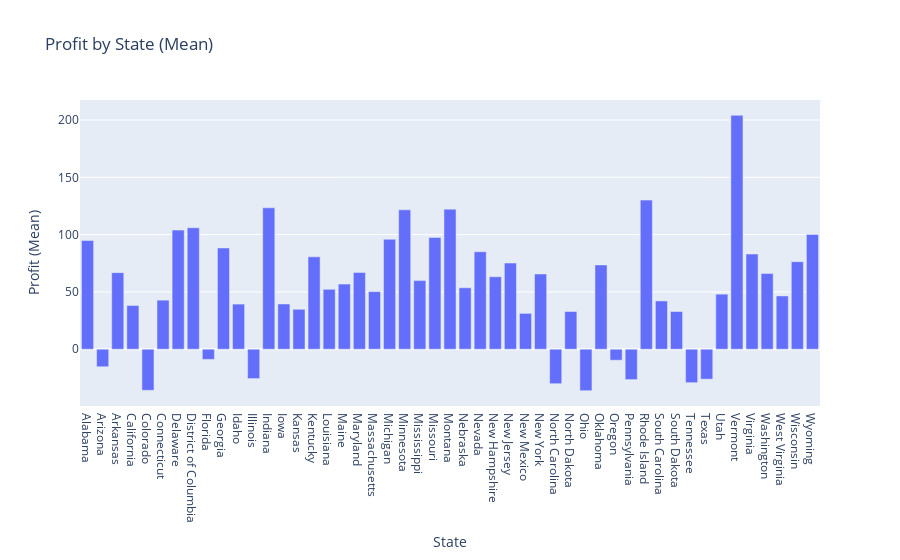

Notebook source saved alongside this figure:
### Code cell
# <<--- Profit by State --->>

if isinstance(df, (pd.DatetimeIndex, pd.MultiIndex)):
	df = df.to_frame(index=False)

# remove any pre-existing indices for ease of use in the D-Tale code, but this is not required
df = df.reset_index().drop('index', axis=1, errors='ignore')
df.columns = [str(c) for c in df.columns]  # update columns to strings in case they are numbers

chart_data = pd.concat([
	df['State'],
	df['Profit'],
], axis=1)
chart_data = chart_data.sort_values(['State'])
chart_data = chart_data.rename(columns={'State': 'x'})
chart_data = chart_data.groupby(['x'])[['Profit']].mean().reset_index()
chart_data = chart_data.dropna()

import plotly.graph_objs as go

charts = []
charts.append(go.Bar(
	x=chart_data['x'],
	y=chart_data['Profit']
))

figure = go.Figure(data=charts, layout=go.Layout({
    'barmode': 'group',
    'legend': {'orientation': 'h'},
    'title': {'text': 'Profit by State (Mean)'},
    'xaxis': {'title': {'text': 'State'}},
    'yaxis': {'title': {'text': 'Profit (Mean)'}}
}))

figure

### Figure 1 — Plotly figure (JSON) as saved in the notebook; plotly's stock layout.template omitted (floating-point values rounded to 4 significant figures)
{"data": [{"type": "bar", "x": ["Alabama", "Arizona", "Arkansas", "California", "Colorado", "Connecticut", "Delaware", "District of Columbia", "Florida", "Georgia", "Idaho", "Illinois", "Indiana", "Iowa", "Kansas", "Kentucky", "Louisiana", "Maine", "Maryland", "Massachusetts", "Michigan", "Minnesota", "Mississippi", "Missouri", "Montana", "Nebraska", "Nevada", "New Hampshire", "New Jersey", "New Mexico", "New York", "North Carolina", "North Dakota", "Ohio", "Oklahoma", "Oregon", "Pennsylvania", "Rhode Island", "South Carolina", "South Dakota", "Tennessee", "Texas", "Utah", "Vermont", "Virginia", "Washington", "West Virginia", "Wisconsin", "Wyoming"], "y": [94.87, -15.3, 66.81, 38.17, -35.87, 42.82, 103.9, 106.0, -8.875, 88.32, 39.37, -25.63, 123.4, 39.46, 34.85, 80.57, 52.29, 56.81, 66.96, 50.26, 95.93, 121.6, 59.87, 97.52, 122.2, 53.61, 85.05, 63.2, 75.18, 31.27, 65.64, -30.08, 32.88, -36.19, 73.54, -9.601, -26.51, 130.1, 42.12, 32.9, -29.19, -26.12, 48.05, 204.1, 83.03, 66.01, 46.48, 76.38, 100.2]}], "layout": {"barmode": "group", "legend": {"orientation": "h"}, "title": {"text": "Profit by State (Mean)"}, "xaxis": {"title": {"text": "State"}}, "yaxis": {"title": {"text": "Profit (Mean)"}}}}
